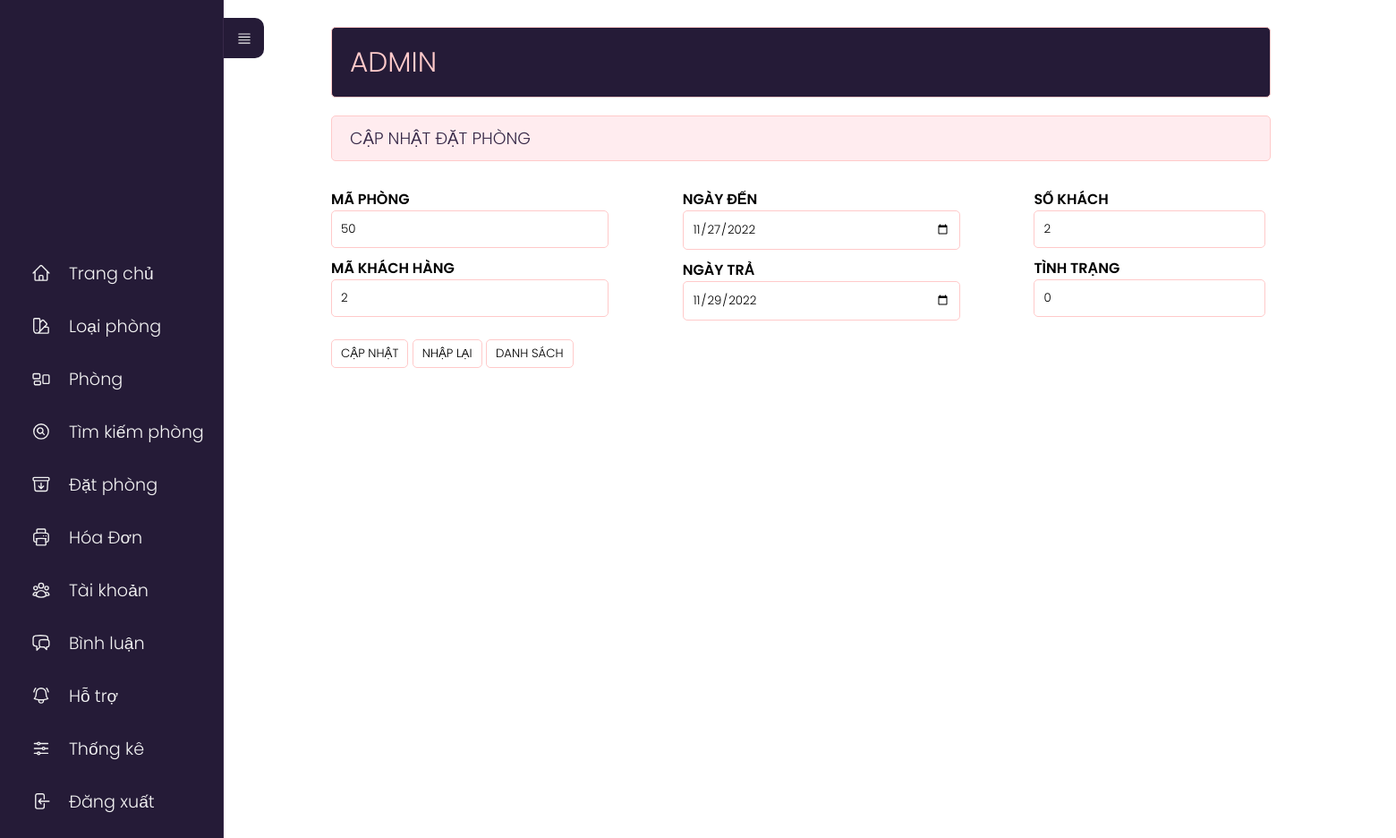
Before: /admin/index.php?act=suadp&id=2 with the older database file.
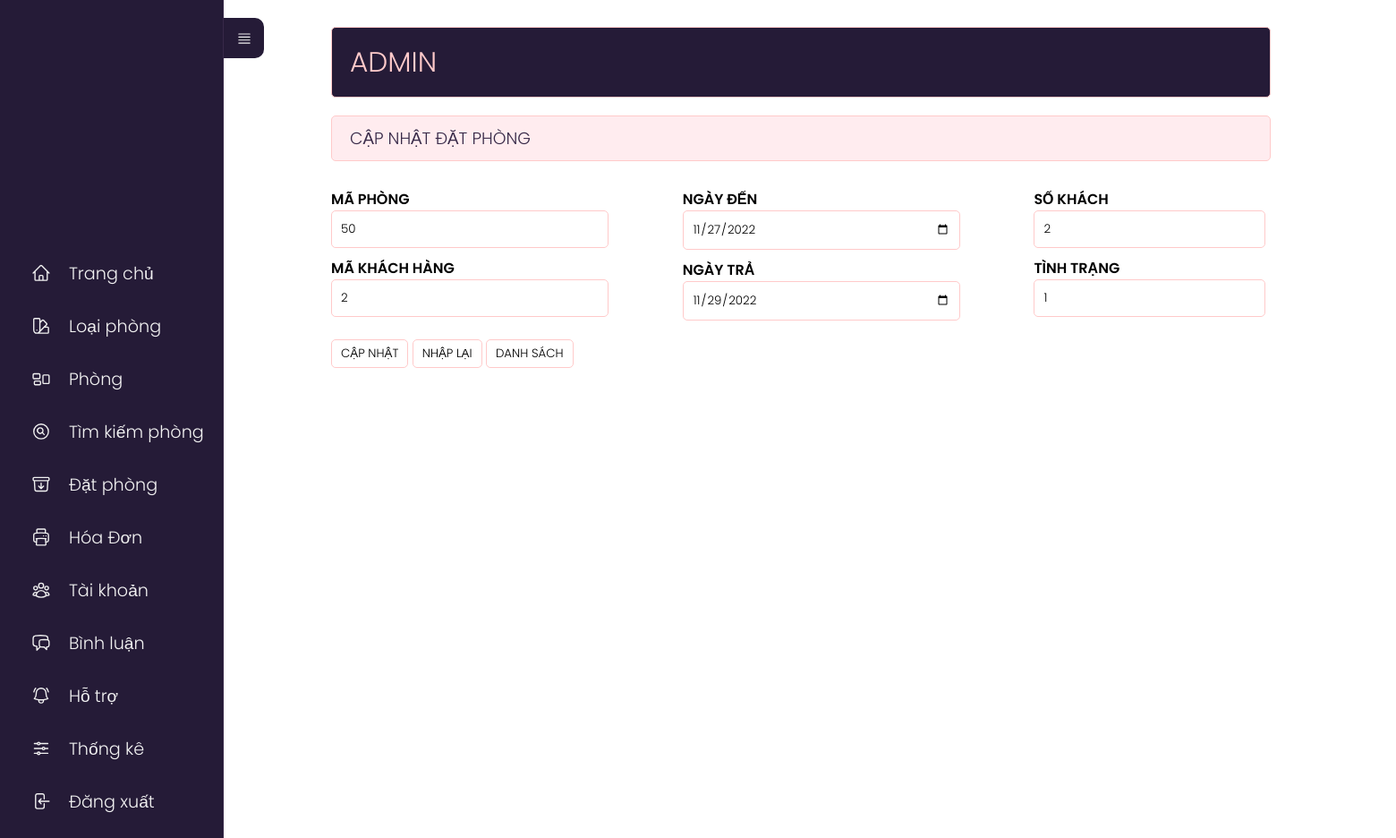
After: the same page with the newer database file.
### tables this page shows
CREATE TABLE `datphong` (
  `id_order` int(11) NOT NULL,
  `id_phong` int(11) NOT NULL,
  `id_user` int(11) NOT NULL,
  `sokhach` int(2) NOT NULL,
  `ngayden` date NOT NULL,
  `ngaytra` date NOT NULL,
  `tinhtrang` tinyint(2) NOT NULL DEFAULT 0
);

### model/pdo.php (called while the page is built, shortened)
<?php
function pdo_get_connection(){
    $dburl = "mysql:host=localhost;dbname=khachsan;charset=utf8";
    $user = 'root';
    $password = '';
    $conn = new PDO($dburl, $user, $password);
    $conn->setAttribute(PDO::ATTR_ERRMODE, PDO::ERRMODE_EXCEPTION);
    return $conn;
}
function pdo_query_one($sql){
    $sql_args = array_slice(func_get_args(), 1);
    try{
        $conn = pdo_get_connection();
        $stmt = $conn->prepare($sql);
        $stmt->execute($sql_args);
        $row = $stmt->fetch(PDO::FETCH_ASSOC);
        return $row;
    }
    catch(PDOException $e){
        throw $e;
    }
    finally{
        unset($conn);
    }
}

### model/datphong.php (called while the page is built, shortened)
<?php
    function loadone_datphong($id){
        $sql="select * from datphong where id_order=".$id;
        $dp=pdo_query_one($sql);
        return $dp;
    }
?>

### admin/datphong/update.php (the view, shortened to what this page needs)
<div class="row">
    <div class="row mb headeradmin" style="width:1050px;">
        <h1 style="padding: 15px 0;">ADMIN </h1>
    </div>
    <div class="row mb10 formtittle" style="width:1050px;">
        <h3>CẬP NHẬT ĐẶT PHÒNG</h3>
    </div>
    <div class="row formcontent" style="width:1650px;">
        <form action="index.php?act=updatedp" method="post" enctype="multipart/form-data">
            <div class="row">
                <?php
                if (is_array($dp)) {
                    extract($dp);
                }
                ?>
                <div class="row mb10 content1">
                    <div class="row mb10">
                        <label for="">MÃ PHÒNG</label><br>
                        <input type="text" name="maphong" style="width:120%;" value="<?= $id_phong ?>" required>
                    </div>
                    <div class="row mb10">
                        <label for="">MÃ KHÁCH HÀNG<br></label>
                        <input type="text" name="makhachhang" style="width:120%;" value="<?= $id_user ?>" required>
                    </div>
                </div>
                <div class="row mb10 content2">
                    <div class="row mb10">
                        <label for="">NGÀY ĐẾN</label><br>
                        <input type="date" name="ngayden" style="width:120%;border: 1px solid #FFCACA;padding: 10px;border-radius: 5px;" value="<?= $ngayden ?>">
                    </div>
                    <div class="row mb10">
                        <label for="">NGÀY TRẢ</label><br>
                        <input type="date" name="ngaytra" style="width:120%;border: 1px solid #FFCACA;padding: 10px;border-radius: 5px;" value="<?= $ngaytra ?>">
                    </div>
                </div>
                <div class="row mb10 content3">
                    <div class="row mb10">
                        <label for="">SỐ KHÁCH</label><br>
                        <input type="text" name="sokhach" value="<?= $sokhach ?> " required>
                    </div>
                    <div class="row mb10">
                        <label for="">TÌNH TRẠNG</label><br>
                        <input type="text" name="tinhtrang" style="margin-bottom:5px;" value="<?= $tinhtrang ?>">
                    </div>
                </div>
            </div>
            <div class="row mb10">
                <input type="submit" name="capnhat" value="CẬP NHẬT">
                <input type="reset" name="nhaplai" value="NHẬP LẠI">
                <a href="index.php?act=listdp"><input type="button" value="DANH SÁCH"></a>
            </div>
        </form>
    </div>
</div>
</div>

Changed rows visible on the page:
changed datphong: tinhtrang "0" → "1"
